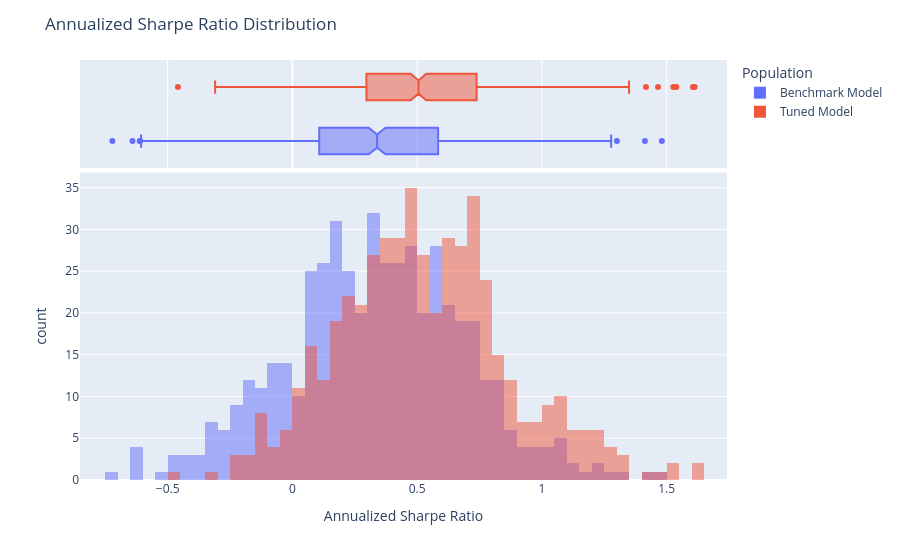

Notebook code cell kept with this figure:
### Code cell
population_mc.plot_distribution(
    measure_list=[RatioMeasure.ANNUALIZED_SHARPE_RATIO],
    tag_list=["Benchmark Model", "Tuned Model"],
)

### Figure 1 — Plotly figure (JSON) as saved in the notebook; plotly's stock layout.template omitted (floating-point values rounded to 4 significant figures; data arrays with more than 128 entries replaced by an {"elided": "..."} marker saying what was removed)
{"data": [{"alignmentgroup": "True", "bingroup": "x", "hovertemplate": "Population=Benchmark Model<br>_value=%{x}<br>count=%{y}<extra></extra>", "legendgroup": "Benchmark Model", "marker": {"color": "#636efa", "opacity": 0.5, "pattern": {"shape": ""}}, "name": "Benchmark Model", "offsetgroup": "Benchmark Model", "orientation": "v", "showlegend": true, "type": "histogram", "x": {"elided": "500 float values"}, "xaxis": "x", "yaxis": "y"}, {"alignmentgroup": "True", "hovertemplate": "Population=Benchmark Model<br>_value=%{x}<extra></extra>", "legendgroup": "Benchmark Model", "marker": {"color": "#636efa"}, "name": "Benchmark Model", "notched": true, "offsetgroup": "Benchmark Model", "showlegend": false, "type": "box", "x": {"elided": "500 float values"}, "xaxis": "x2", "yaxis": "y2"}, {"alignmentgroup": "True", "bingroup": "x", "hovertemplate": "Population=Tuned Model<br>_value=%{x}<br>count=%{y}<extra></extra>", "legendgroup": "Tuned Model", "marker": {"color": "#EF553B", "opacity": 0.5, "pattern": {"shape": ""}}, "name": "Tuned Model", "offsetgroup": "Tuned Model", "orientation": "v", "showlegend": true, "type": "histogram", "x": {"elided": "500 float values"}, "xaxis": "x", "yaxis": "y"}, {"alignmentgroup": "True", "hovertemplate": "Population=Tuned Model<br>_value=%{x}<extra></extra>", "legendgroup": "Tuned Model", "marker": {"color": "#EF553B"}, "name": "Tuned Model", "notched": true, "offsetgroup": "Tuned Model", "showlegend": false, "type": "box", "x": {"elided": "500 float values"}, "xaxis": "x2", "yaxis": "y2"}], "layout": {"barmode": "overlay", "legend": {"title": {"text": "Population"}, "tracegroupgap": 0}, "margin": {"t": 60}, "title": {"text": "Annualized Sharpe Ratio Distribution"}, "xaxis": {"anchor": "y", "domain": [0, 1], "title": {"text": "Annualized Sharpe Ratio"}}, "xaxis2": {"anchor": "y2", "domain": [0, 1], "matches": "x", "showgrid": true, "showticklabels": false}, "yaxis": {"anchor": "x", "domain": [0, 0.7326], "title": {"text": "count"}}, "yaxis2": {"anchor": "x2", "domain": [0.7426, 1], "matches": "y2", "showgrid": false, "showline": false, "showticklabels": false, "ticks": ""}}}
